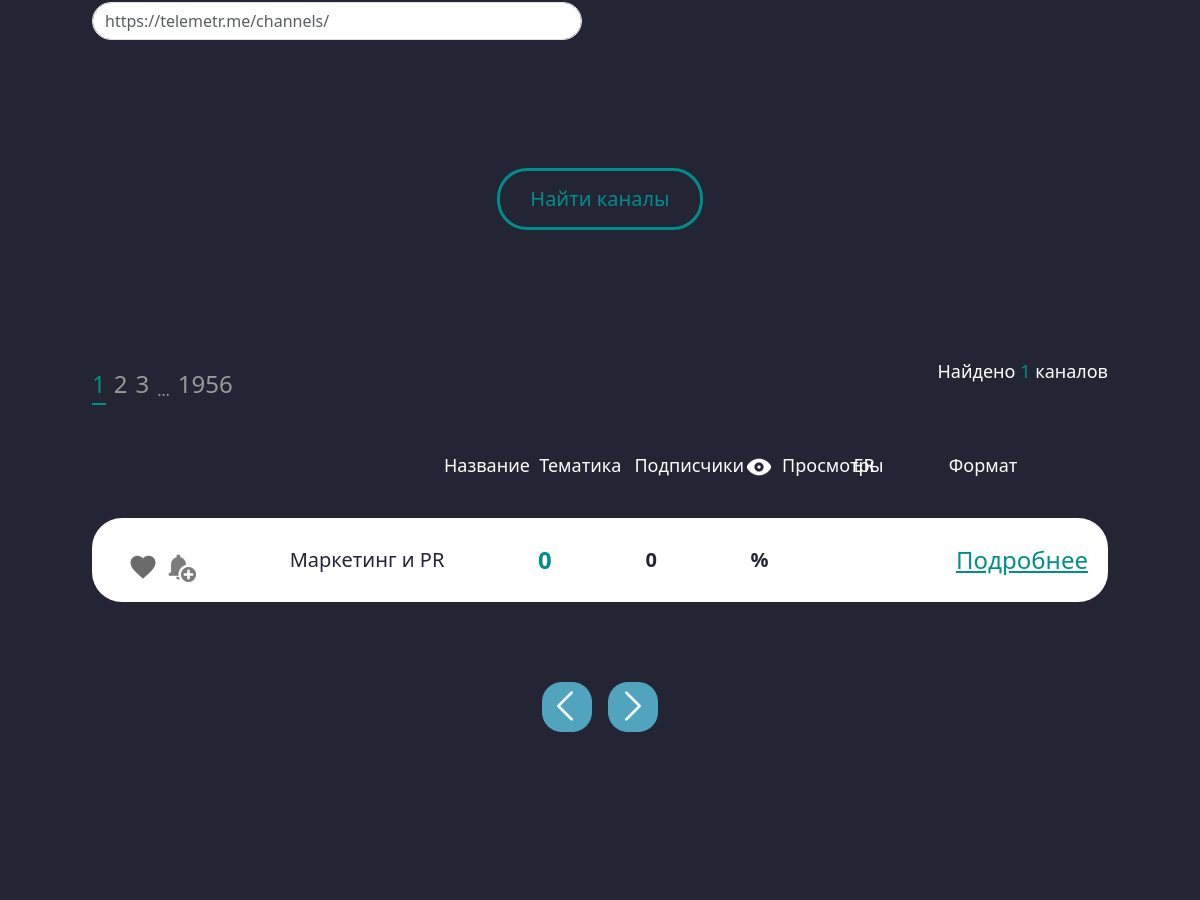
The app's page /category-list/ (middle part), older data.
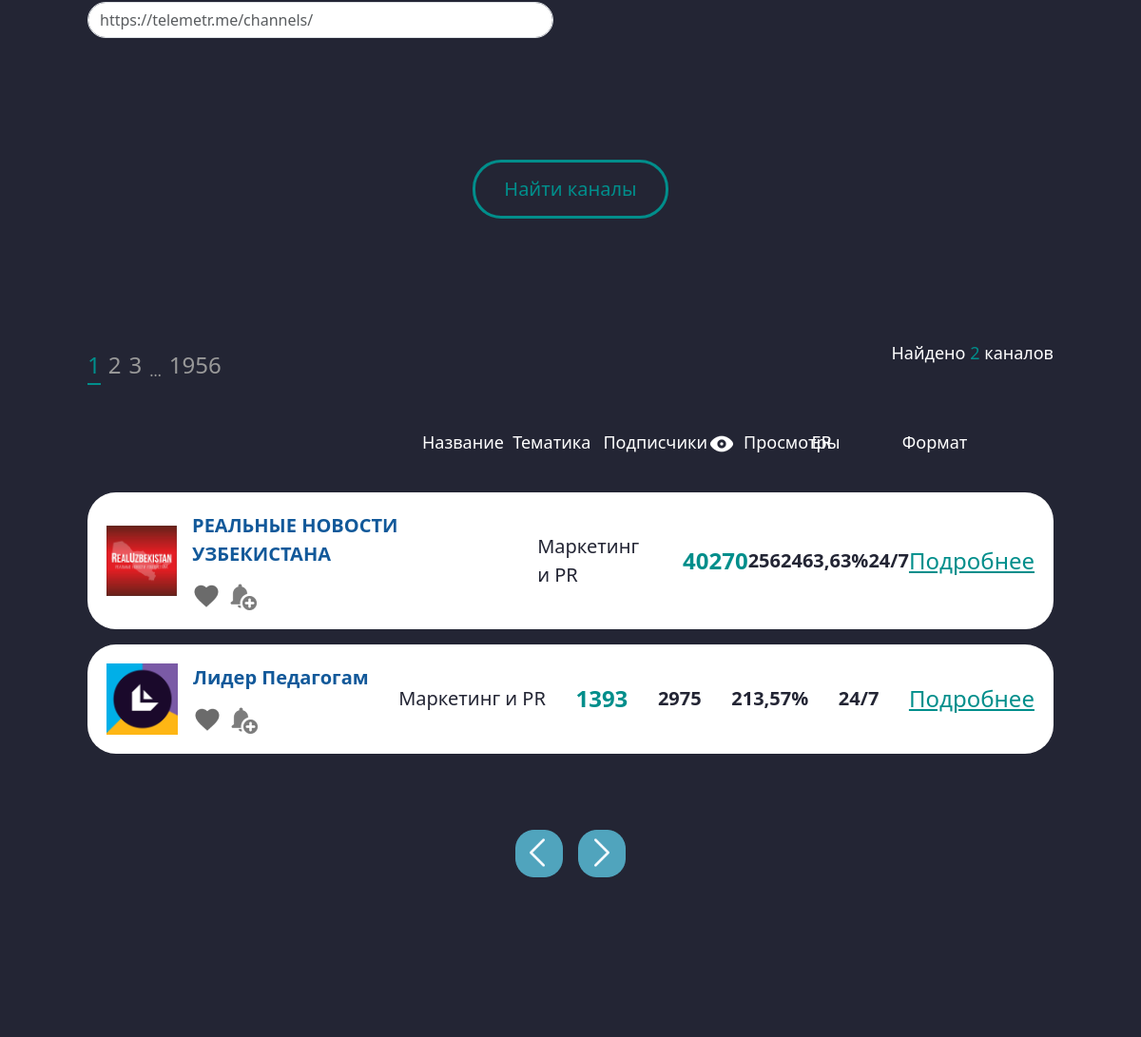
The same page, newer data.
### API/models.py (models this page shows, shortened)
class Chanel(models.Model):
    chanel_link=models.CharField(max_length=150)
    name=models.CharField(max_length=150,verbose_name="Называние канала")
    pictures=models.ImageField(verbose_name='Лого')
    subscribers=models.IntegerField()
    views=models.IntegerField()
    created_at=models.DateTimeField(auto_now_add=True)
    add_chanel =models.ForeignKey(Add_chanel, on_delete=models.CASCADE)
    username=models.CharField(max_length=150)
    class Meta:
        verbose_name="Канал"
        verbose_name_plural="Канал"
        ordering=['-subscribers']

### accounts/models.py (models this page shows, shortened)
class Cost_Format(models.Model):
    add_chanel=models.ForeignKey(Add_chanel,on_delete=models.CASCADE,related_name='cost_formats')
    placement_format = models.CharField(max_length=100)
    cost_per_format = models.DecimalField(max_digits=10, decimal_places=2)

### accounts/views.py (the view)
# urls.py: path('category-list/',views.CategoryChanelPage.as_view(),name='category-list'),
class CategoryChanelPage(ListView):
    template_name = 'category.html'
    model = Chanel
    def get_context_data(self, *, object_list=None, **kwargs):
        context = super().get_context_data(**kwargs)
        context['lists'] = Chanel.objects.all().count()
        context['count'] = Chanel.objects.select_related('add_chanel').prefetch_related('add_chanel__cost_formats')
        context['category']=Category_chanels.objects.all()
        return context

### accounts/context_processors.py (called while the page is built, shortened)
def user_authenticated(request):
    user_authenticated_data = {'user_authenticated': request.user.is_authenticated}
    return user_authenticated_data

### accounts/templates/category.html (shortened to what this page needs)
{% extends 'base.html' %}
{% load mathfilters %}
{% load static %}
{% block header %}
<body class="page__body">
<div class="telegram-channel-container">
{% endblock %}
    {% block content %}
    <main class="main"><div class="telegram-channel">
        <div class="container-fluid">
            <div class="telegram-channel__input"><div class="telegram-channel__input-right"><div class="d-flex align-items-center gap-5"><label> <input type="text" class="form-control" placeholder="https://telemetr.me/channels/"></label></div></div></div><div class="d-flex justify-content-center"><a href="" class="telegram-channel-btn">Найти каналы</a></div>
            <div class="telegram-channel-search">
                <div class="d-flex justify-content-between align-items-center">
                    <ul class="list-reset d-flex align-items-end"><li>
                        <a href="'" class="active">1</a>
                    </li><li><a href="'">2</a></li><li><a href="'">3</a></li><li>…</li><li>
                        <a href="">1956</a></li></ul><p class="result__text">Найдено
                    <span>{{ lists }}</span> каналов</p></div><div class="telegram-channel-search-info d-flex"><p style="width: 25rem">Название</p><p>Тематика</p><p>Подписчики</p><p class="d-flex gap-2"><img src="img/eye.png" alt=""> Просмотры</p><p>ER</p><p>Формат</p></div><div class="telegram-channel-search-cards">
                {% for item in object_list  %}
                {% with last_cost_format=item.add_chanel.cost_formats.last %}
                {% with er=item.views|div:item.subscribers|mul:100 %}
                <div class="box"><div class="d-flex align-items-center gap-3">
                    <div><img src="/{{ item.pictures }}" alt="" style="width: 75px; height: 75x;"></div>
                    <div><p class="box__title">{{item.name}}</p>
                        <div class="d-flex align-items-center gap-2">
                            <img src="{% static 'img/favorite.png' %}" alt="">
                            <img src="{% static 'img/add-reminder.png' %}" alt=""></div></div></div>
                    <p class="desc">Маркетинг и PR</p><span class="green">{{item.subscribers}}</span><p class="bold">{{item.views}}</p>
                    <p class="bold">{{er|floatformat:2 }}%</p><p class="bold">{{last_cost_format.placement_format}}</p><a href="{% url 'page' item.pk %}" class="link">Подробнее</a>
                </div>
                {% endwith %}
                {% endwith %}
                {% endfor %}
            </div>
                <div class="d-flex justify-content-center"><div class="d-flex gap-3"><button class="btn-reset">
                <img src="{% static 'img/channel-arrow-l.png' %}" alt=""></button>
                <button class="btn-reset"><img src="{% static 'img/channel-arrow-r.png' %}" alt=""></button>
            </div>
            </div>
            </div>
        </div>
    </div>
    </main>
</div>
    {% endblock %}

### templates/base.html (shortened to what this page needs)
{% load static %}
<!DOCTYPE html>
<html lang="ru" class="page">
<head>
    <link rel="stylesheet" href="{% static 'css/vendor.css' %}">
    <link rel="stylesheet" href="{% static 'css/main.css' %}">
</head>
    {% block header %}{% endblock %}
    {% block content %}{% endblock %}
    {% include 'inc/footer.html' %}
</html>

### templates/inc/header.html (shortened to what this page needs)
{% load static %}

### templates/inc/footer.html (shortened to what this page needs)
{% load static %}
<div class="footer"><div class="container-fluid"><div class="footer__menu"></div></div></div></body>

Row changes from the older to the newer data that the page shows:
removed Chanel: subscribers "0", views "0"
added Chanel: pictures (picture), name "РЕАЛЬНЫЕ НОВОСТИ УЗБЕКИСТАНА", subscribers "40270", views "25624", value "63,63", add_chanel.cost_formats.last.placement_format "24/7"
added Chanel: pictures (picture), name "Лидер Педагогам", subscribers "1393", views "2975", value "213,57", add_chanel.cost_formats.last.placement_format "24/7"
Text that changed along with them:
{{ lists }}: "1" → "2"
